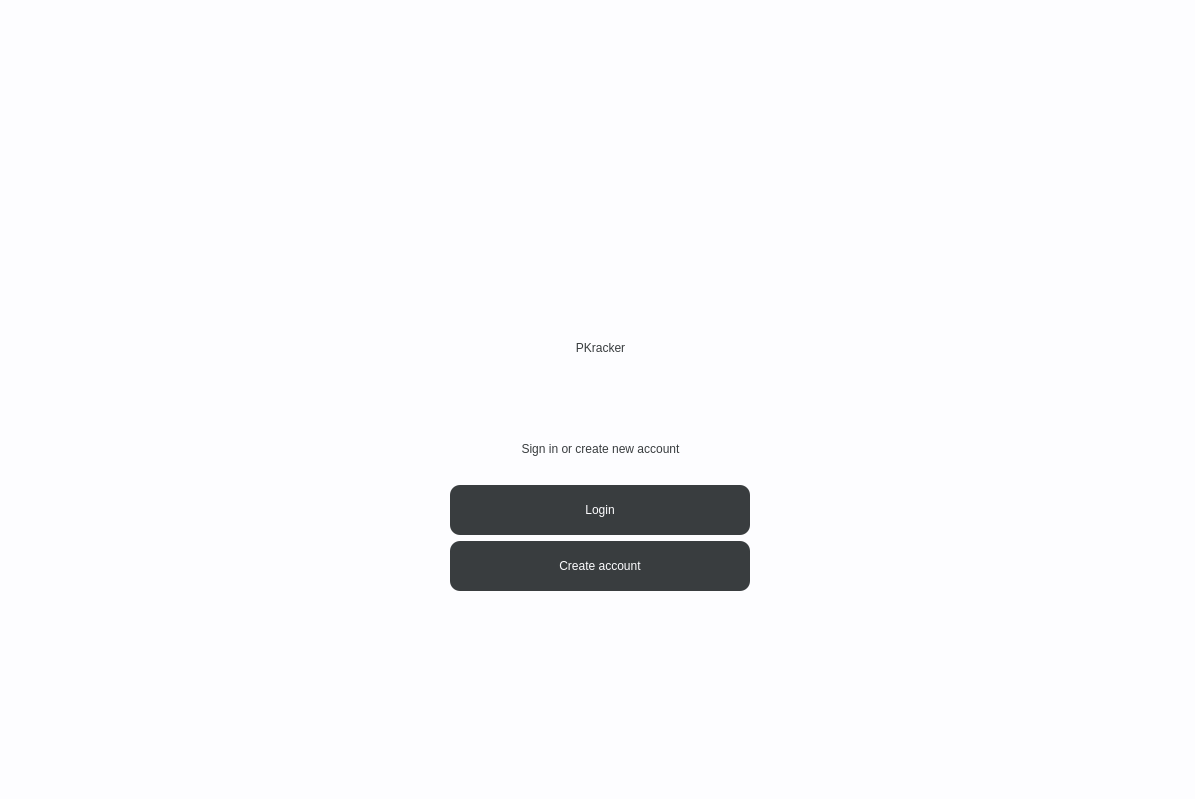
<?xml version="1.0" encoding="UTF-8"?>
<ui version="4.0">
 <class>Dialog</class>
 <widget class="QDialog" name="Dialog">
  <property name="geometry">
   <rect>
    <x>0</x>
    <y>0</y>
    <width>1195</width>
    <height>799</height>
   </rect>
  </property>
  <property name="windowTitle">
   <string>Dialog</string>
  </property>
  <widget class="QWidget" name="bgwidget" native="true">
   <property name="geometry">
    <rect>
     <x>0</x>
     <y>0</y>
     <width>1201</width>
     <height>801</height>
    </rect>
   </property>
   <property name="minimumSize">
    <size>
     <width>300</width>
     <height>50</height>
    </size>
   </property>
   <property name="styleSheet">
    <string notr="true">QWidget#bgwidget{
	background-color: rgb(253, 253, 255);
}</string>
   </property>
   <widget class="QWidget" name="verticalLayoutWidget">
    <property name="geometry">
     <rect>
      <x>0</x>
      <y>0</y>
      <width>1201</width>
      <height>591</height>
     </rect>
    </property>
    <property name="minimumSize">
     <size>
      <width>300</width>
      <height>50</height>
     </size>
    </property>
    <layout class="QVBoxLayout" name="verticalLayout">
     <item>
      <spacer name="verticalSpacer_2">
       <property name="orientation">
        <enum>Qt::Vertical</enum>
       </property>
       <property name="sizeType">
        <enum>QSizePolicy::Fixed</enum>
       </property>
       <property name="sizeHint" stdset="0">
        <size>
         <width>10</width>
         <height>40</height>
        </size>
       </property>
      </spacer>
     </item>
     <item alignment="Qt::AlignHCenter|Qt::AlignVCenter">
      <widget class="QLabel" name="label_3">
       <property name="maximumSize">
        <size>
         <width>200</width>
         <height>250</height>
        </size>
       </property>
       <property name="text">
        <string/>
       </property>
       <property name="pixmap">
        <pixmap>venv/Assets/PKracker-logo3.png</pixmap>
       </property>
      </widget>
     </item>
     <item>
      <widget class="QLabel" name="label_4">
       <property name="minimumSize">
        <size>
         <width>300</width>
         <height>20</height>
        </size>
       </property>
       <property name="maximumSize">
        <size>
         <width>16777215</width>
         <height>50</height>
        </size>
       </property>
       <property name="styleSheet">
        <string notr="true">font: 63 36pt &quot;Saira SemiCondensed SemiBold&quot;; 
color: rgb(57, 61, 63);</string>
       </property>
       <property name="text">
        <string>PKracker</string>
       </property>
       <property name="alignment">
        <set>Qt::AlignCenter</set>
       </property>
      </widget>
     </item>
     <item>
      <spacer name="verticalSpacer">
       <property name="orientation">
        <enum>Qt::Vertical</enum>
       </property>
       <property name="sizeType">
        <enum>QSizePolicy::Fixed</enum>
       </property>
       <property name="sizeHint" stdset="0">
        <size>
         <width>10</width>
         <height>40</height>
        </size>
       </property>
      </spacer>
     </item>
     <item>
      <widget class="QLabel" name="label_2">
       <property name="minimumSize">
        <size>
         <width>300</width>
         <height>50</height>
        </size>
       </property>
       <property name="maximumSize">
        <size>
         <width>16777215</width>
         <height>60</height>
        </size>
       </property>
       <property name="styleSheet">
        <string notr="true">font: 63 20pt &quot;Saira SemiCondensed SemiBold&quot;; 
color: rgb(57, 61, 63);</string>
       </property>
       <property name="text">
        <string>Sign in or create new account</string>
       </property>
       <property name="alignment">
        <set>Qt::AlignCenter</set>
       </property>
      </widget>
     </item>
     <item alignment="Qt::AlignHCenter">
      <widget class="QPushButton" name="createAccountButton">
       <property name="sizePolicy">
        <sizepolicy hsizetype="Fixed" vsizetype="Fixed">
         <horstretch>0</horstretch>
         <verstretch>0</verstretch>
        </sizepolicy>
       </property>
       <property name="minimumSize">
        <size>
         <width>300</width>
         <height>50</height>
        </size>
       </property>
       <property name="maximumSize">
        <size>
         <width>300</width>
         <height>50</height>
        </size>
       </property>
       <property name="styleSheet">
        <string notr="true">font: 63 14pt &quot;Saira SemiCondensed SemiBold&quot;;
background-color: rgb(57, 61, 63);
color: rgb(253, 253, 255);
border-radius: 10px;</string>
       </property>
       <property name="text">
        <string>Login</string>
       </property>
      </widget>
     </item>
     <item alignment="Qt::AlignHCenter">
      <widget class="QPushButton" name="loginButton">
       <property name="sizePolicy">
        <sizepolicy hsizetype="Fixed" vsizetype="Fixed">
         <horstretch>0</horstretch>
         <verstretch>0</verstretch>
        </sizepolicy>
       </property>
       <property name="minimumSize">
        <size>
         <width>300</width>
         <height>50</height>
        </size>
       </property>
       <property name="maximumSize">
        <size>
         <width>300</width>
         <height>50</height>
        </size>
       </property>
       <property name="styleSheet">
        <string notr="true">font: 63 14pt &quot;Saira SemiCondensed SemiBold&quot;;
background-color: rgb(57, 61, 63);
color: rgb(253, 253, 255);
border-radius: 10px;</string>
       </property>
       <property name="text">
        <string>Create account</string>
       </property>
      </widget>
     </item>
    </layout>
   </widget>
  </widget>
 </widget>
 <resources/>
 <connections/>
</ui>
